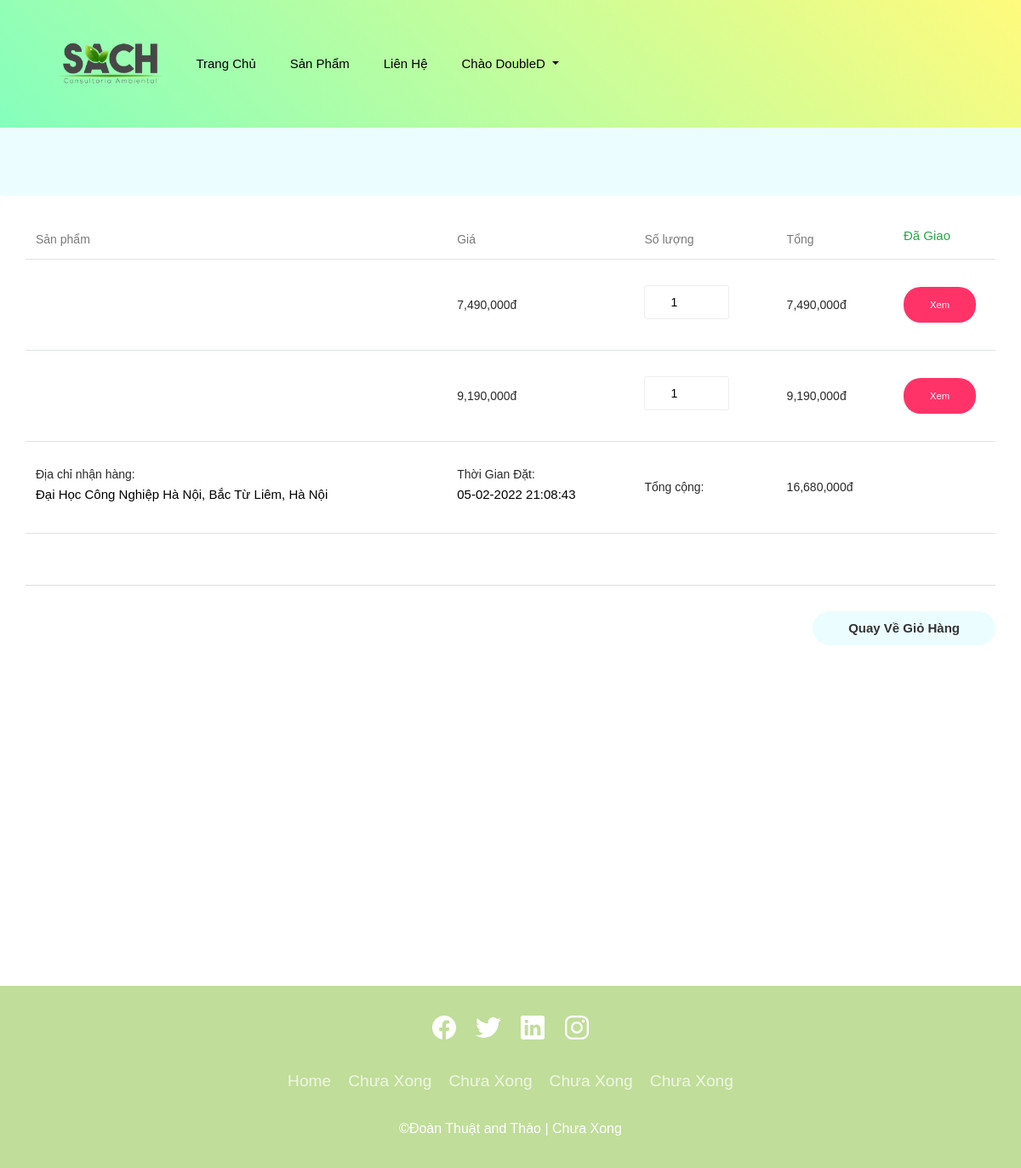
Page /history.php (signed in) on the committed database.
### tables this page shows
CREATE TABLE `taikhoan` (
  `id` int(11) NOT NULL,
  `taikhoan` varchar(55) NOT NULL,
  `matkhau` varchar(50) NOT NULL,
  `hoten` varchar(100) NOT NULL,
  `anh` text NOT NULL,
  `sdt` text NOT NULL,
  `diachi` varchar(255) NOT NULL,
  `phanquyen` int(11) NOT NULL DEFAULT 0,
  `status` int(11) NOT NULL DEFAULT 0
);

CREATE TABLE `donhang` (
  `id` int(11) NOT NULL,
  `id_taikhoan` int(11) NOT NULL,
  `tongtien` int(11) NOT NULL,
  `status` int(11) NOT NULL,
  `diachi` text DEFAULT NULL,
  `thoigian` text DEFAULT NULL
);

CREATE TABLE `ctdonhang` (
  `id` int(11) NOT NULL,
  `id_donhang` int(11) NOT NULL,
  `id_sanpham` int(11) NOT NULL,
  `soluong` int(11) NOT NULL,
  `gia` int(11) NOT NULL
);

### connect.php (called while the page is built, shortened)
<?php
function selectAll($sql)
{
    $result = $GLOBALS['conn']->query($sql);
    return $result;
}
function rowCount($sql){
    $result =  $GLOBALS['conn']->query($sql);
    return $result->rowCount();
}
?>

### history.php (the view, shortened to what this page needs)
<?php
    include './connect.php';
?>
<!doctype html>
<html lang="zxx">
<head>
  <link rel="stylesheet" href="css/bootstrap.min.css">
  <link rel="stylesheet" href="css/animate.css">
  <link rel="stylesheet" href="css/owl.carousel.min.css">
  <link rel="stylesheet" href="css/nice-select.css">
  <link rel="stylesheet" href="css/all.css">
  <link rel="stylesheet" href="css/flaticon.css">
  <link rel="stylesheet" href="css/themify-icons.css">
  <link rel="stylesheet" href="css/magnific-popup.css">
  <link rel="stylesheet" href="css/slick.css">
  <link rel="stylesheet" href="css/price_rangs.css">
  <link rel="stylesheet" href="css/style.css">
</head>
<body>
    <?php include 'header.php';?>
  <section class="breadcrumb header_bg">
        <div class="container">
            <div class="row justify-content-center a2">
                <div class="col-lg-8 a2">
                        <div class="sanphamnoibat">
                            <h2>Lịch sử đặt hàng</h2>
                        </div>
                </div>
            </div>
        </div>
    </section>
  <section class="cart_area padding_top1" style="padding-bottom: 50vh;">
    <div class="container">
        <?php
        if (isset($_COOKIE["user"])) {
            $taikhoan = $_COOKIE["user"];
            foreach (selectAll("SELECT * FROM taikhoan WHERE taikhoan='$taikhoan'") as $row) {
                $idtaikhoan = $row['id'];
                $diachitaikhoan = $row['diachi'];
            }
        ?>
            <form class="cart_inner" method="post" action="">
                <div class="table-responsive">
                        <?php
                            if (rowCount("SELECT * FROM donhang WHERE id_taikhoan=$idtaikhoan && status!=0 ") > 0) {
                                foreach (selectAll("SELECT * FROM donhang WHERE id_taikhoan=$id_nguoidung && status!=0 ") as $item) {
                                    $idDh= $item['id'];
                                    $time = $item['thoigian'];
                                    $status = $item['status'];
                        ?>
                        <table class="table">
                            <thead>
                            <tr>
                                <th scope="col">Sản phẩm</th>
                                <th scope="col">Giá</th>
                                <th scope="col">Số lượng</th>
                                <th scope="col">Tổng</th>
                                <th scope="col" style="width: 120px">
                                <div class="checkout_btn_inner">
                                        <?php
                                        if($status ==1){
                                        ?>
                                           <p class="text-info">Chờ Xác Nhận</p>
                                        <?php
                                        }elseif($status ==2){
                                        ?>
                                           <p class="text-primary">Đang Giao</p>
                                        <?php
                                        }elseif($status ==3){
                                        ?>
                                           <p class="text-success">Đã Giao</p>
                                        <?php
                                        }elseif($status ==4){
                                            ?>
                                           <p class="text-danger">Đã Hủy</p>
                                            <?php
                                            }
                                            ?>
                                </th>
                            </tr>
                            </thead>
                            <tbody>
                            <?php
                                $tongcong =0;
                                foreach (selectAll("SELECT * FROM ctdonhang WHERE id_donhang=$idDh") as $item) {
                                    $tong = $item['soluong'] * $item['gia'];
                                    $tongcong = $tongcong + $tong;
                            ?>
                            <tr>
                                <td>
                                    </div>
                                </div>
                                </td>
                                <td>
                                <h5><?= number_format($item['gia']) ?>đ</h5>
                                </td>
                                <td>
                                <div class="product_count">
                                    <input class="input-number" type="number" name="soluong" value="<?= $item['soluong'] ?>" min="1" max="100"/>
                                </div>
                                </td>
                                <td>
                                <h5><?= number_format($tong) ?>đ</h5>
                                </td>
                                <td>
                                    <a class="genric-btn primary circle" href="detail.php?id=<?= $item['id_sanpham'] ?>">Xem</a>
                                </td>
                            </tr>
                            <?php
                                }
                            ?>
                            <tr class="bottom_button">
                                <td>
                                    <div class="checkout_btn_inner">
                                        <h5>Địa chỉ nhận hàng: </h5>
                                        <p> <?= $diachitaikhoan ?></p>
                                    </div>
                                </td>
                                <td>
                                    <div class="checkout_btn_inner">
                                        <h5>Thời Gian Đặt:</h5>
                                        <p> <?= $time ?> </p>
                                    </div>
                                </td>
                                <td>
                                    <h5>Tổng cộng: </h5>
                                </td>
                                <td>
                                    <h5><?= number_format($tongcong) ?>đ</h5>
                                </td>
                                <td>
                                </td>
                            </tr>
                            <tr>
                                <td>
                                </td>
                                <td></td>
                                <td>
                                </td>
                                <td>
                                </td>
                                <td></td>
                            </tr>
                        <?php
                        }
                        ?>
                <div class="checkout_btn_inner float-right">
                    <a class="btn_1" href="cart.php">Quay Về Giỏ Hàng</a>
                </div>
        <?php
        }
        ?>
    <?php
    }
    ?>
  </section>
  <?php
        include 'footer.php';
    ?>
</body>
</html>

### header.php (shortened to what this page needs)
    <section class="main_menu home_menu">
        <div class="container"  style="
    display: inline-block;
    height: 150px;
">
            <div class="row align-items-center" >
                <div class="col-lg-12">
                    <nav class="navbar navbar-expand-lg navbar-light" style="width: 90vw; height: 150px;" >
                        <a class="navbar-brand" style=" margin-left: 50px; " href="index.php"> <img src="img/slide/LOGO-SACH-2017-01-1.png" alt="logo" style="height: 100px;"> </a>
                        <div class="collapse navbar-collapse main-menu-item" id="navbarSupportedContent"  style="margin: 0;">
                            <ul class="navbar-nav">
                                <li class="nav-item">
                                    <a class="nav-link nav-link_trangchu" href="index.php" style="">Trang chủ</a>
                                </li>
                                <li class="nav-item">
                                    <a class="nav-link nav-link_trangchu"  href="product.php">sản phẩm</a>
                                </li>
                                <li class="nav-item">
                                    <a class="nav-link nav-link_trangchu" href="contact.php">Liên hệ</a>
                                </li>
                                <?php
                                    if (isset($_COOKIE["user"])) {
                                        $taikhoan = $_COOKIE["user"];
                                        foreach (selectAll("SELECT * FROM taikhoan WHERE taikhoan='$taikhoan'") as $item) {
                                            $ten = $item['hoten'];
                                        }
                                ?>
                                    <li class="nav-item dropdown">
                                        <a class="nav-link dropdown-toggle" href="" id="navbarDropdown_3" role="button" data-toggle="dropdown" aria-haspopup="true" aria-expanded="false">
                                            Chào <?= $ten ?>
                                        </a>
                                    </li>
                                <?php
                                    }
                                ?>
                            </ul>
                        </div>
                        <div class="hearer_icon d-flex">
                            <a id="search_1" href="javascript:void(0)" style="cursor: pointer; margin: right -20px;"><i class="ti-search" style="font-size:20px"></i></a>
                            <div >
                                <a class="" href="cart.php" id="navbarDropdown3" role="button" >
                                <i class="fa fa-shopping-cart" aria-hidden="true" style="font-size: 20px; color:#000;"></i>
                                    <?php
                                        if (isset($_COOKIE["user"])) {
                                            $taikhoan = $_COOKIE["user"];
                                            foreach (selectAll("SELECT * FROM taikhoan WHERE taikhoan ='$taikhoan'") as $item) {
                                                $id_nguoidung = $item['id'];
                                            }
                                                ?>
                                                <?php
                                        }
                                    ?>
                                </a>
                            </div>
                        </div>
                    </nav>
                </div>
            </div>
        </div>
    </section>

### css/all.css (style rules this page uses)
.fa, .fas, .far, .fal, .fab { -moz-osx-font-smoothing: grayscale; -webkit-font-smoothing: antialiased; display: inline-block; font-style: normal; font-variant: normal; text-rendering: auto; line-height: 1; }
.fa-shopping-cart:before { content: "\f07a"; color: #000; }
.fa, .fas { font-family: 'Font Awesome 5 Free'; font-weight: 900; }

### history.php (style rules this page uses)
.header_bg { background-color: #ecfdff; height: 230px; background-position: center; background-repeat: no-repeat; background-size: cover; }
.padding_top1 { padding-top:20px; }
.a2 { height: 230px; }

### header.php (style rules this page uses)
.main_menu { position: fixed; background-image: linear-gradient(45deg, #85FFBD 0%, #FFFB7D 100%); }
.main_menu .main-menu-item ul li .nav-link { color: #000; }
.ti-search:before { color: #000; }
.home_menu .main-menu-item { margin-right: 400px; }

### footer.php (style rules this page uses)
* { margin: 0; padding: 0; font-family: "Poppins", sans-serif; }

### rows in the picture
taikhoan: hoten "DoubleD"
donhang: status "Đã Giao", id_taikhoan.diachi "Đại Học Công Nghiệp Hà Nội, Bắc Từ Liêm, Hà Nội", thoigian "05-02-2022 21:08:43", tongcong "16,680,000"
ctdonhang: gia "7,490,000", soluong "1", tong "7,490,000"
ctdonhang: gia "9,190,000", soluong "1", tong "9,190,000"
